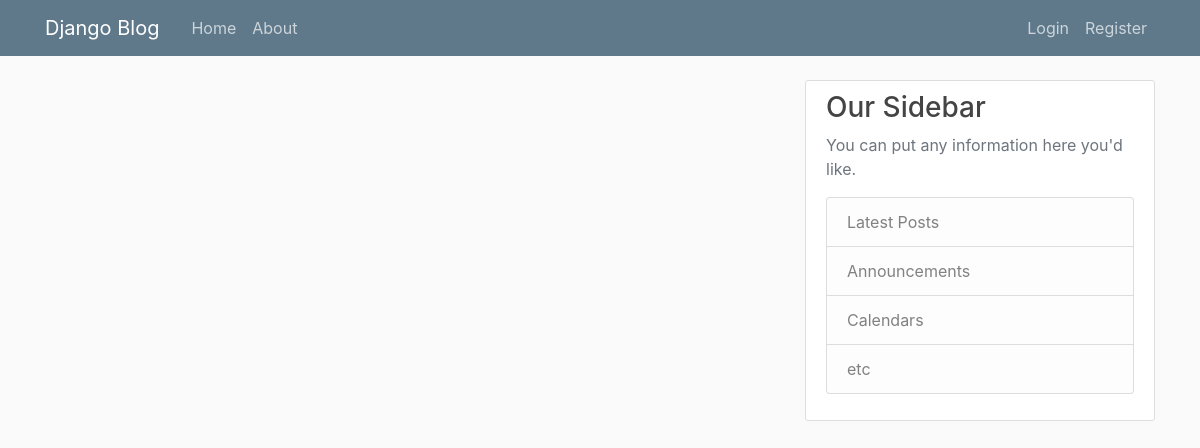
/, run on an earlier commit of the app's database.
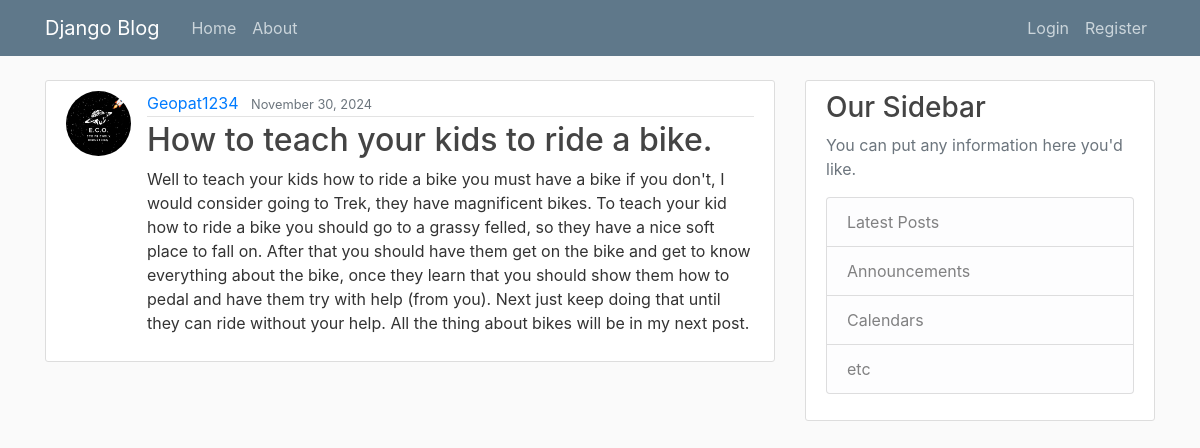
And on a later commit of the database.
### blog/models.py (models this page shows, shortened)
class Post(models.Model):
    title = models.CharField(max_length=100)
    content = models.TextField()
    date_posted = models.DateTimeField(default=timezone.now)
    author = models.ForeignKey(User, on_delete=models.CASCADE)

### users/models.py (models this page shows, shortened)
class Profile(models.Model):
    user = models.OneToOneField(User, on_delete=models.CASCADE)
    image = models.ImageField(default='default.jpg', upload_to='profile_pics')

### blog/views.py (the view)
# urls.py: path('', PostListView.as_view(), name='blog-home'),
class PostListView(ListView):
    model = Post
    template_name = 'blog/home.html'
    context_object_name = 'posts'
    ordering = ['-date_posted']

### blog/templates/blog/home.html
{% extends "blog/base.html" %}
{% block content %}
    {% for post in posts %}
        <article class="media content-section">
            <img class="rounded-circle article-img" src="{{ post.author.profile.image.url }}">
            <div class="media-body">
            <div class="article-metadata">
                <a class="mr-2" href="#">{{ post.author }}</a>
                <small class="text-muted">{{ post.date_posted|date:"F d, Y" }}</small>
            </div>
            <h2><a class="article-title" href="{% url 'post-detail' post.id%}">{{ post.title }}</a></h2>
            <p class="article-content">{{ post.content }}</p>
            </div>
        </article>
    {% endfor %}
{% endblock content %}

What changed in the data, as far as the page shows it:
added Post: author.profile.image (picture), author "Geopat1234", date_posted "November 30, 2024", title "How to teach your kids to ride a bike.", content "Well to teach your kids how to ride a bike you must have a bike if you don't, I would consider going to Trek, they have magnificent bikes. To teach your kid how to ride a bike you should go to a grassy felled, so they have a nice soft place to fall on. After that you should have them get on the bike and get to know everything about the bike, once they learn that you should show them how to pedal and have them try with help (from you). Next just keep doing that until they can ride without your help. All the thing about bikes will be in my next post."
